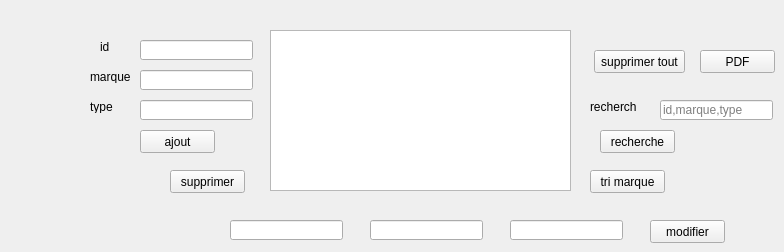
      <widget class="QWidget" name="tab_21">
       <attribute name="title">
        <string>Véhicule</string>
       </attribute>
       <widget class="QPushButton" name="supprimer">
        <property name="geometry">
         <rect>
          <x>170</x>
          <y>170</y>
          <width>75</width>
          <height>23</height>
         </rect>
        </property>
        <property name="text">
         <string>supprimer</string>
        </property>
       </widget>
       <widget class="QLineEdit" name="marque_m">
        <property name="geometry">
         <rect>
          <x>370</x>
          <y>220</y>
          <width>113</width>
          <height>20</height>
         </rect>
        </property>
       </widget>
       <widget class="QLineEdit" name="type_m">
        <property name="geometry">
         <rect>
          <x>510</x>
          <y>220</y>
          <width>113</width>
          <height>20</height>
         </rect>
        </property>
       </widget>
       <widget class="QTableView" name="tableView_3">
        <property name="geometry">
         <rect>
          <x>270</x>
          <y>30</y>
          <width>301</width>
          <height>161</height>
         </rect>
        </property>
       </widget>
       <widget class="QPushButton" name="PDf">
        <property name="geometry">
         <rect>
          <x>700</x>
          <y>50</y>
          <width>75</width>
          <height>23</height>
         </rect>
        </property>
        <property name="text">
         <string>PDF</string>
        </property>
       </widget>
       <widget class="QLineEdit" name="id_m">
        <property name="geometry">
         <rect>
          <x>230</x>
          <y>220</y>
          <width>113</width>
          <height>20</height>
         </rect>
        </property>
       </widget>
       <widget class="QLabel" name="label_58">
        <property name="geometry">
         <rect>
          <x>590</x>
          <y>100</y>
          <width>47</width>
          <height>13</height>
         </rect>
        </property>
        <property name="text">
         <string>recherche</string>
        </property>
       </widget>
       <widget class="QPushButton" name="pushButton_2">
        <property name="geometry">
         <rect>
          <x>590</x>
          <y>170</y>
          <width>75</width>
          <height>23</height>
         </rect>
        </property>
        <property name="text">
         <string>tri marque</string>
        </property>
       </widget>
       <widget class="QPushButton" name="pushButton_3">
        <property name="geometry">
         <rect>
          <x>650</x>
          <y>220</y>
          <width>75</width>
          <height>23</height>
         </rect>
        </property>
        <property name="text">
         <string>modifier</string>
        </property>
       </widget>
       <widget class="QLineEdit" name="marque">
        <property name="geometry">
         <rect>
          <x>140</x>
          <y>70</y>
          <width>113</width>
          <height>20</height>
         </rect>
        </property>
       </widget>
       <widget class="QPushButton" name="recherche">
        <property name="geometry">
         <rect>
          <x>600</x>
          <y>130</y>
          <width>75</width>
          <height>23</height>
         </rect>
        </property>
        <property name="text">
         <string>recherche</string>
        </property>
       </widget>
       <widget class="QLabel" name="label_57">
        <property name="geometry">
         <rect>
          <x>90</x>
          <y>100</y>
          <width>47</width>
          <height>13</height>
         </rect>
        </property>
        <property name="text">
         <string>type</string>
        </property>
       </widget>
       <widget class="QPushButton" name="pushButton">
        <property name="geometry">
         <rect>
          <x>594</x>
          <y>50</y>
          <width>91</width>
          <height>23</height>
         </rect>
        </property>
        <property name="text">
         <string>supprimer tout</string>
        </property>
       </widget>
       <widget class="QLineEdit" name="rec">
        <property name="geometry">
         <rect>
          <x>660</x>
          <y>100</y>
          <width>113</width>
          <height>20</height>
         </rect>
        </property>
        <property name="text">
         <string/>
        </property>
        <property name="placeholderText">
         <string>id,marque,type</string>
        </property>
       </widget>
       <widget class="QPushButton" name="ajouter">
        <property name="geometry">
         <rect>
          <x>140</x>
          <y>130</y>
          <width>75</width>
          <height>23</height>
         </rect>
        </property>
        <property name="text">
         <string>ajout</string>
        </property>
       </widget>
       <widget class="QLabel" name="label_55">
        <property name="geometry">
         <rect>
          <x>100</x>
          <y>40</y>
          <width>47</width>
          <height>13</height>
         </rect>
        </property>
        <property name="text">
         <string>id</string>
        </property>
       </widget>
       <widget class="QLineEdit" name="id">
        <property name="geometry">
         <rect>
          <x>140</x>
          <y>40</y>
          <width>113</width>
          <height>20</height>
         </rect>
        </property>
       </widget>
       <widget class="QLabel" name="label_56">
        <property name="geometry">
         <rect>
          <x>90</x>
          <y>70</y>
          <width>47</width>
          <height>13</height>
         </rect>
        </property>
        <property name="text">
         <string>marque</string>
        </property>
       </widget>
       <widget class="QLineEdit" name="type">
        <property name="geometry">
         <rect>
          <x>140</x>
          <y>100</y>
          <width>113</width>
          <height>20</height>
         </rect>
        </property>
       </widget>
      </widget>
